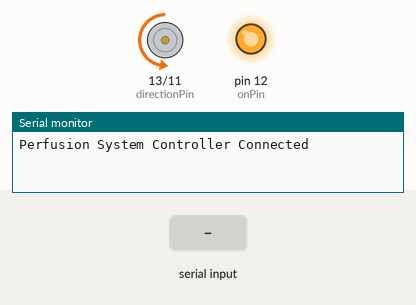
Recording of a sketch running on a simulated Arduino Uno, built with avr-gcc and run on an emulated ATmega328P. Shown: direction and speed pins drawn as motors (green arrow = direction pin HIGH = forward, orange = LOW = backward, longer = more drive), output pins drawn as LEDs (lit = HIGH), the last lines printed to the serial monitor. The test bench sets the inputs (shaded band).

Above: at 1.2 s.
1.3 s: "90,45\n" received over Serial
At 2.6 s:
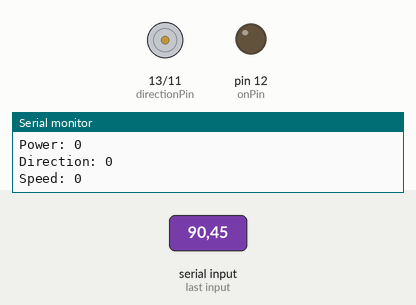
2.9 s: "30,150\n" received over Serial
At 3.9 s:
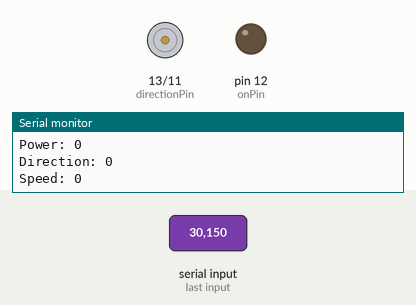
4.5 s: "5\n" received over Serial
6.1 s: "200\n" received over Serial
At 7.4 s:
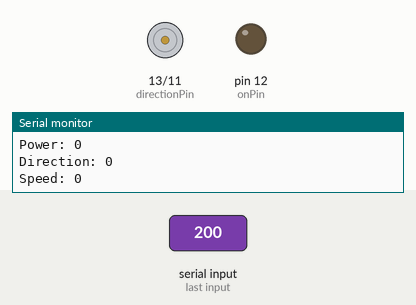
7.7 s: "90\n" received over Serial
At 8.5 s:
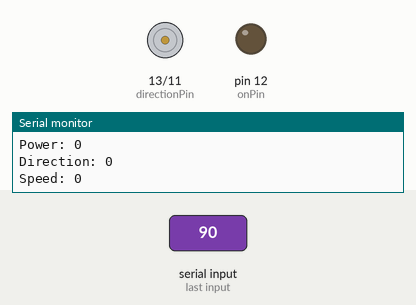
Timing chart, 0 to 10.3 s (numbered marks = the images above; inputs shaded):
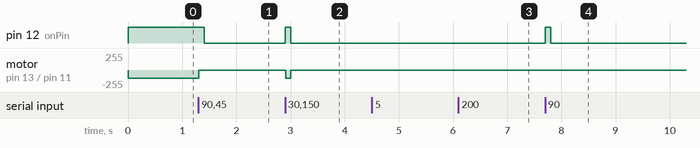

The sketch:

sketch_feb15a.ino
```cpp
int speedPin = 11;
int directionPin = 13;
int onPin = 12;
int recOn;
int recDir;
int recSpeed;
int speedSet;
int directionSet;
int onSet;
int rec;

void setup() {
  // put your setup code here, to run once:
  Serial.begin(19200);
  Serial.println("Perfusion System Controller Connected");
  Serial.setTimeout(100);
  pinMode(speedPin, OUTPUT);
  pinMode(onPin, OUTPUT);
  pinMode(directionPin, OUTPUT);
  digitalWrite(onPin, HIGH);
  analogWrite(speedPin, 127);
  digitalWrite(directionPin, LOW);
}

void loop() {
  // put your main code here, to run repeatedly:
  while(Serial.available()){
  rec = Serial.parseInt();
  Serial.println(rec);
  recOn = ((rec % 100)-(rec % 10))/10;
  recDir = (rec % 10);
  recSpeed = floor(rec/100);
  Serial.print("Power: ");
  Serial.println(recOn);
  Serial.print("Direction: ");
  Serial.println(recDir);
  Serial.print("Speed: ");
  Serial.println(recSpeed);
  digitalWrite(onPin, recOn);
  digitalWrite(directionPin, recDir);
  analogWrite(speedPin, recSpeed);
  }
}
```

Measured:
- after the input at 1.3 s, pin 12 (onPin): HIGH → LOW after 0.11 s; motor on pin 13 (directionPin) / pin 11 (speedPin): backward 127/255 → stopped at once
- after the input at 2.9 s, pin 12 (onPin): LOW → HIGH at once, → LOW 0.11 s later; motor on pin 13 (directionPin) / pin 11 (speedPin): stopped → backward 127/255 at once, → stopped 0.10 s later
- after the input at 6.1 s, motor on pin 13 (directionPin) / pin 11 (speedPin): stopped → backward 2/255 at once, → stopped 0.10 s later
- after the input at 7.7 s, pin 12 (onPin): LOW → HIGH at once, → LOW 0.10 s later
